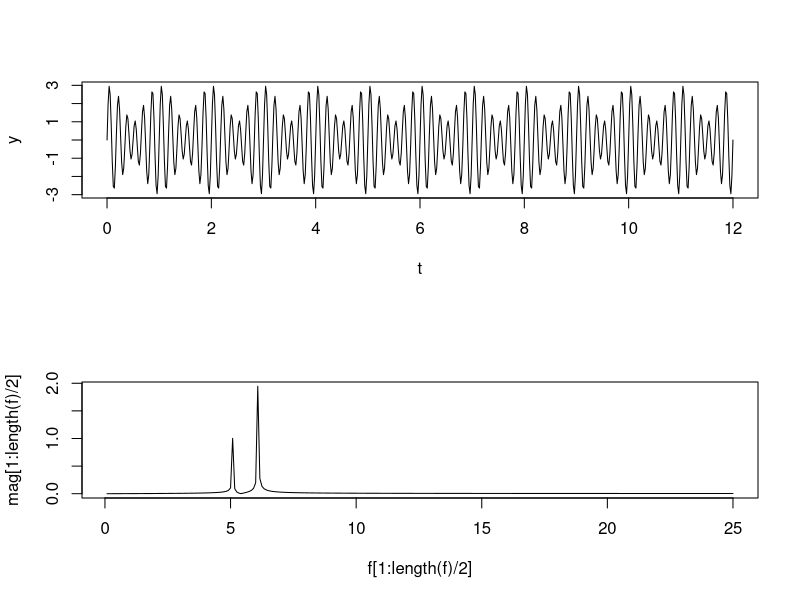

The R source for this figure:

#

##################################################
# ref
# https://onestepafteranother.wordpress.com/signal-analysis-and-fast-fourier-transforms-in-r/


library(lattice) # for xyplot
library(stats) # for fft

#Domain setup
T <- 12
dt <- 1/50 #s
n <- T/dt
F <-1/dt
df <- 1/T



t <- seq(0,T,by=dt) #also try ts function

freq_a<-5 #Hz
freq_b<-6 #Hz
#CREATE OUR TIME SERIES DATA
y <- 1*sin(2*pi*freq_a*t) +2* sin(2*pi*freq_b*t)

#CREATE OUR FREQUENCY ARRAY
f <- 1:length(t)/T

#FOURIER TRANSFORM WORK
Y <- fft(y)
mag <- sqrt(Re(Y)^2+Im(Y)^2)*2/n
phase <- atan(Im(Y)/Re(Y))
Yr <- Re(Y)
Yi <- Im(Y)


layout(matrix(c(1,2), 2, 1, byrow = TRUE))
plot(t,y,type="l",xlim=c(0,T))
plot(f[1:length(f)/2],mag[1:length(f)/2],type="l")
